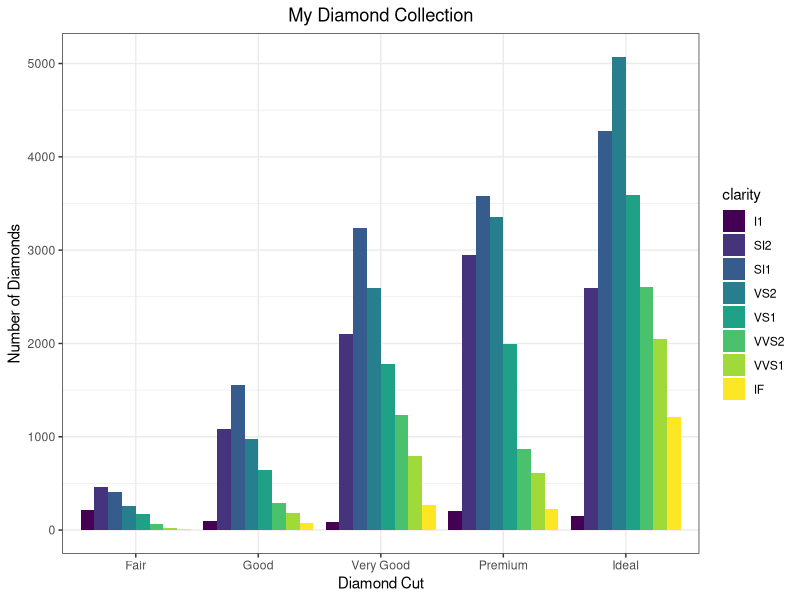
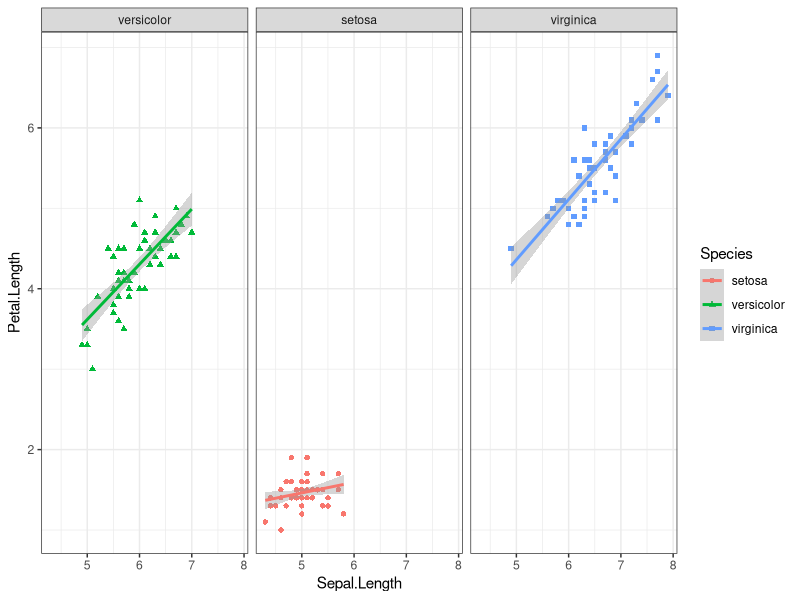
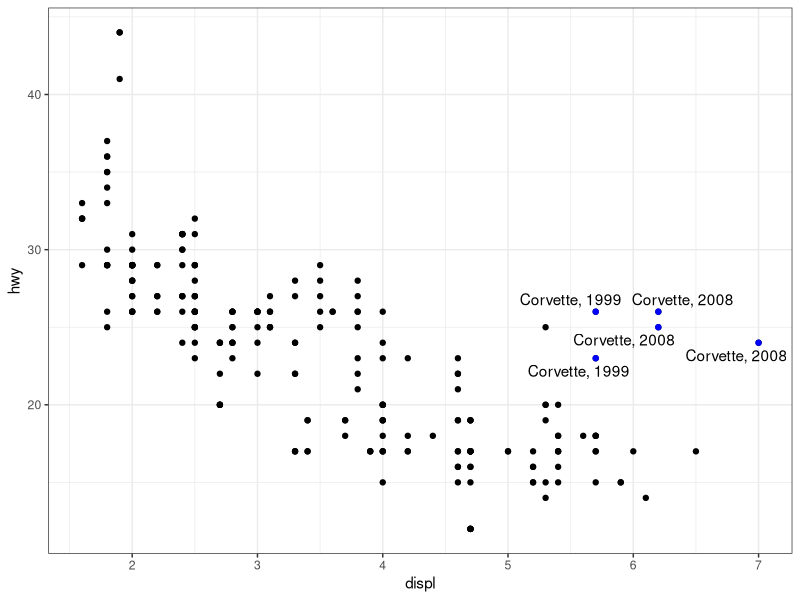
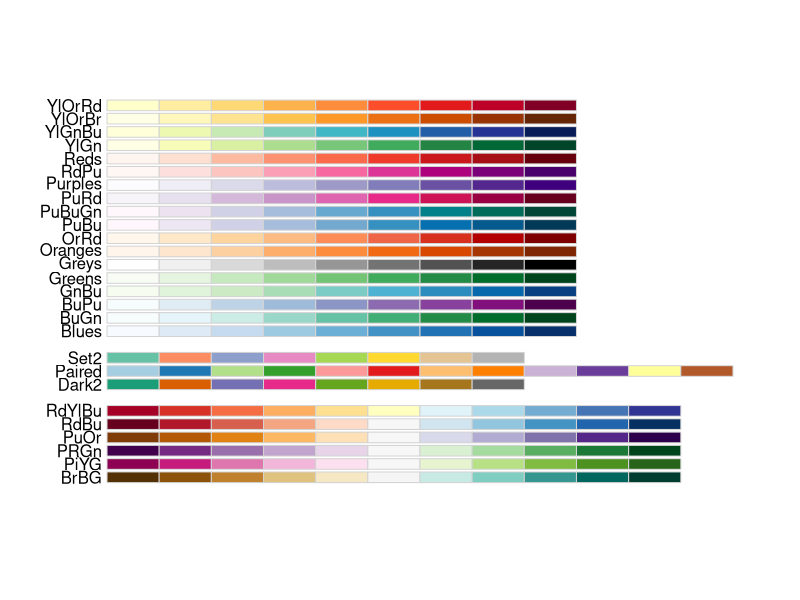

Here is the R script that generated these plots, in order:
## ---- chunk 1
knitr::opts_chunk$set(echo = FALSE)
## ---- chunk 2
library("ggplot2")
library("magrittr") #so I can do some piping
data("diamonds")
data("mpg")
data("iris")
theme_set(theme_bw()) #I'll give you this one, you can set the theme individually for graphs
#or you can set the theme for all the graphs using theme_set()
#theme_bw() is best theme (IMO)

#for graph 3:
library("ggrepel")


## ---- chunk 3
data("diamonds")
#hint think about the *position* the bars are in...
## ---- chunk 4

ggplot(diamonds)+
  geom_bar(aes(cut, ..count.., fill = clarity), position = "dodge") + 
  labs(title = "My Diamond Collection", x = "Diamond Cut", y = "Number of Diamonds")+
  theme(plot.title = element_text(hjust = 0.5))

## ---- chunk 5
data("iris")
  

## ---- chunk 6
#this is of using the facets
ggplot(iris, aes(x = Sepal.Length, y = Petal.Length, color = Species, shape = Species)) + 
  geom_point()+
  geom_smooth(method = lm)+
  facet_wrap(factor(iris$Species, levels = c("versicolor","setosa","virginica")))
## ---- chunk 7
data("mpg")
corvette <- mpg[mpg$model == "corvette",]
#install
require("ggrepel") #useful for making text annotations better, hint hint
set.seed(42)

## ---- chunk 8

#geom_text and geom_text_repel both works for adding notes, but repel helps better viasualition
ggplot(mpg, aes(x = displ, y = hwy))+
  geom_point()+
  geom_point(color = "blue", data = corvette)+
  geom_text_repel(data = corvette, label = paste("Corvette,",corvette$year))

## ---- chunk 9
data(mpg)

#hint for the coloring, colorbrewer and you can set palette colors and make your graphs colorblind friendly
library(RColorBrewer)
display.brewer.all(colorblindFriendly = T) #take a look at the colorblindfriendly options
## ---- chunk 10
